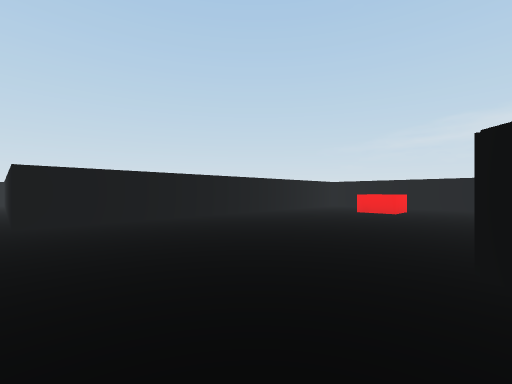
view 1 (above)

12 first-person views from a walk through a 3-D level made in the Unity game engine. The camera is 0.57 m above the floor, looks level and sees 90° across. The floor is counted in squares, 1 m on a side. Each view is taken from the middle of a square. On the plan, view 1 faces up. The plan holds only what a view shows up to about 9 squares ahead; the rest is blank. The player character is not drawn.

view 2
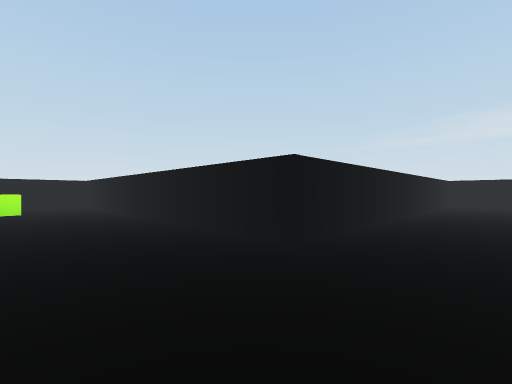

view 3
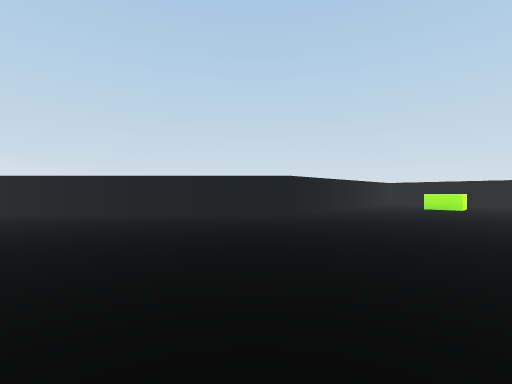

view 4
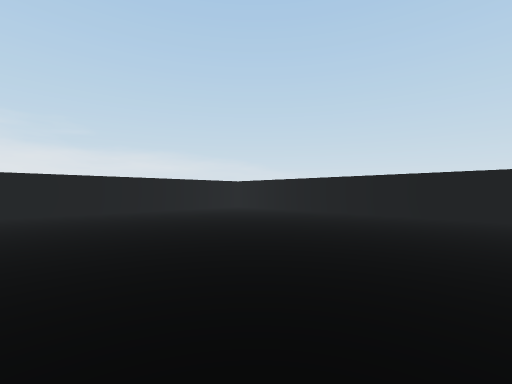

view 5
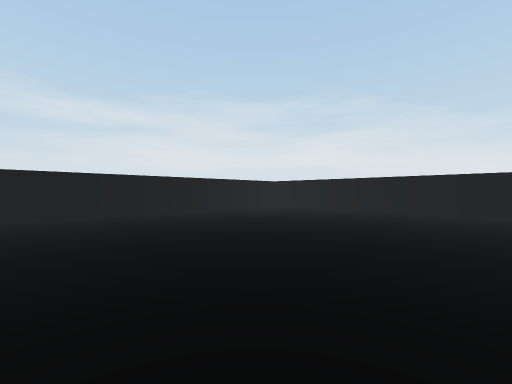

view 6
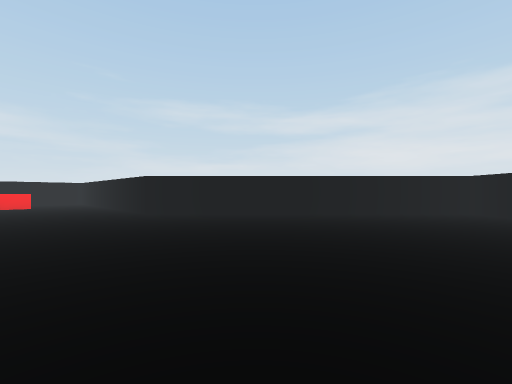

view 7
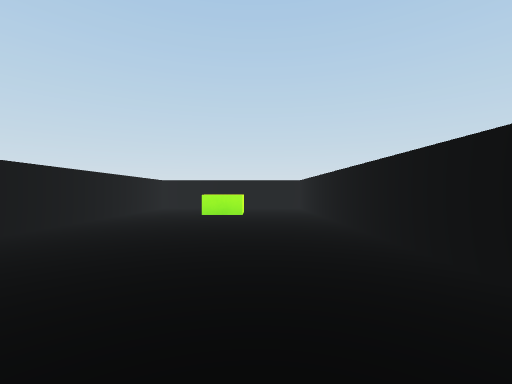

view 8
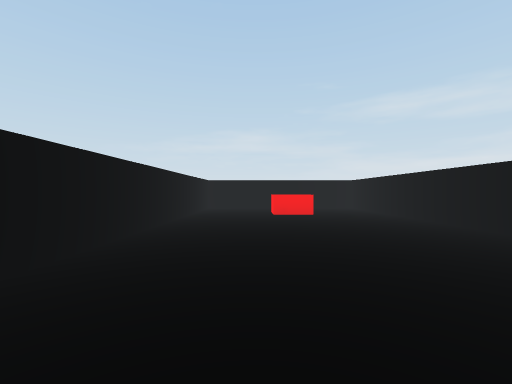

view 9
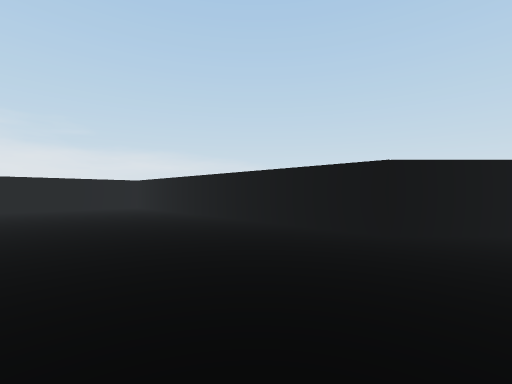

view 10
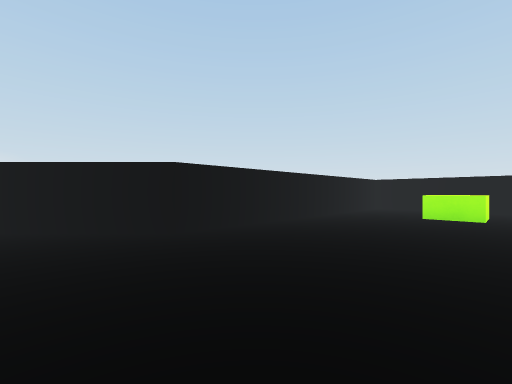

view 11
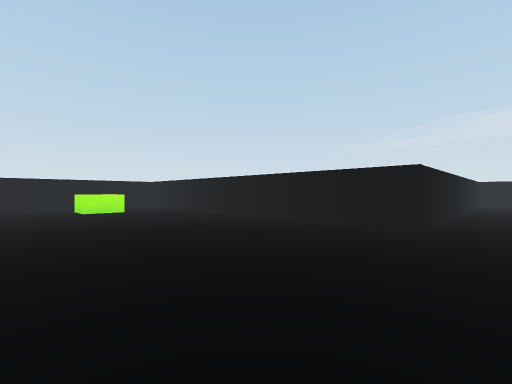

view 12
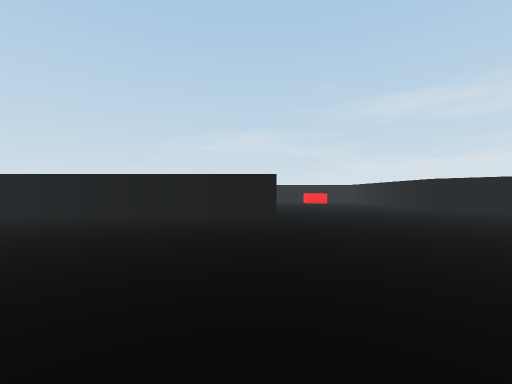

### Floor plan
Points are (right, up) in squares from view 1. A wall is a line through its corners. A room is listed if a view was taken in it or the views show most of it. See-through windows are left out.
Room 1 (views 1, 2, 3, 4, 5, 6, 7, 8, 9, 10, 11, 12)
walls: (-3.6, 3.8) (-10.3, 10.4) (-13.6, 7) (-8.5, 1.9) (-8.5, -6.5) (1.5, -6.5) (1.5, 1.7) (6.7, 7) (3.2, 10.5) (-3.6, 3.8)
objects: other object (-11, 7) to (-10, 7); other object (3, 7) to (4, 7)

Positions as (right, up) in squares from view 1, and headings:
1: (0, 0), facing up
2: (-4, 1), facing up
3: (-2, 1), facing left
4: (-2, 1), facing down-left
5: (-5, 1), facing down-right
6: (-5, -1), facing right
7: (-5, 3), facing up-left
8: (-2, 3), facing up-right
9: (-5, 3), facing down-left
10: (-5, 3), facing left
11: (-6, 0), facing up
12: (-8, 0), facing up-right
